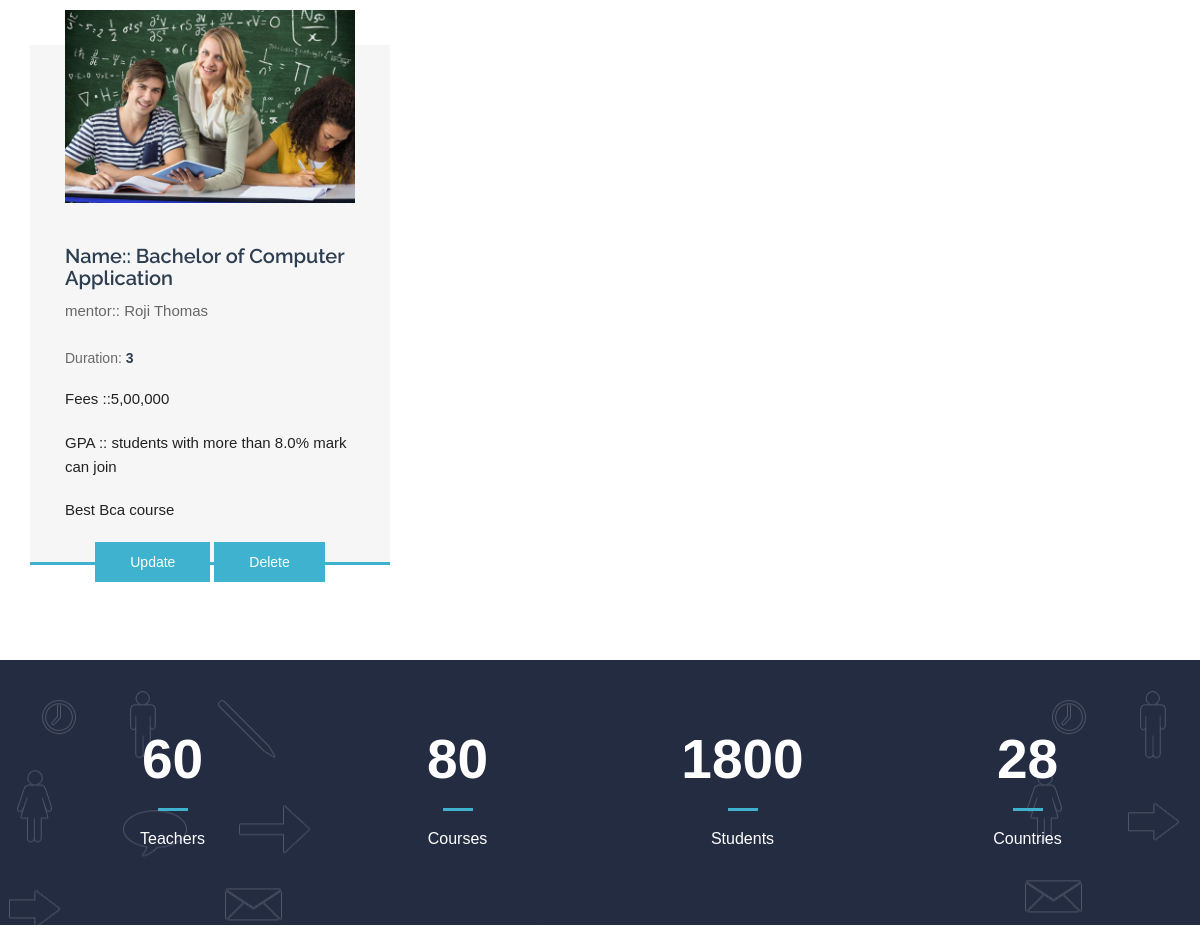
The app's page /view_Course (middle part), older data.
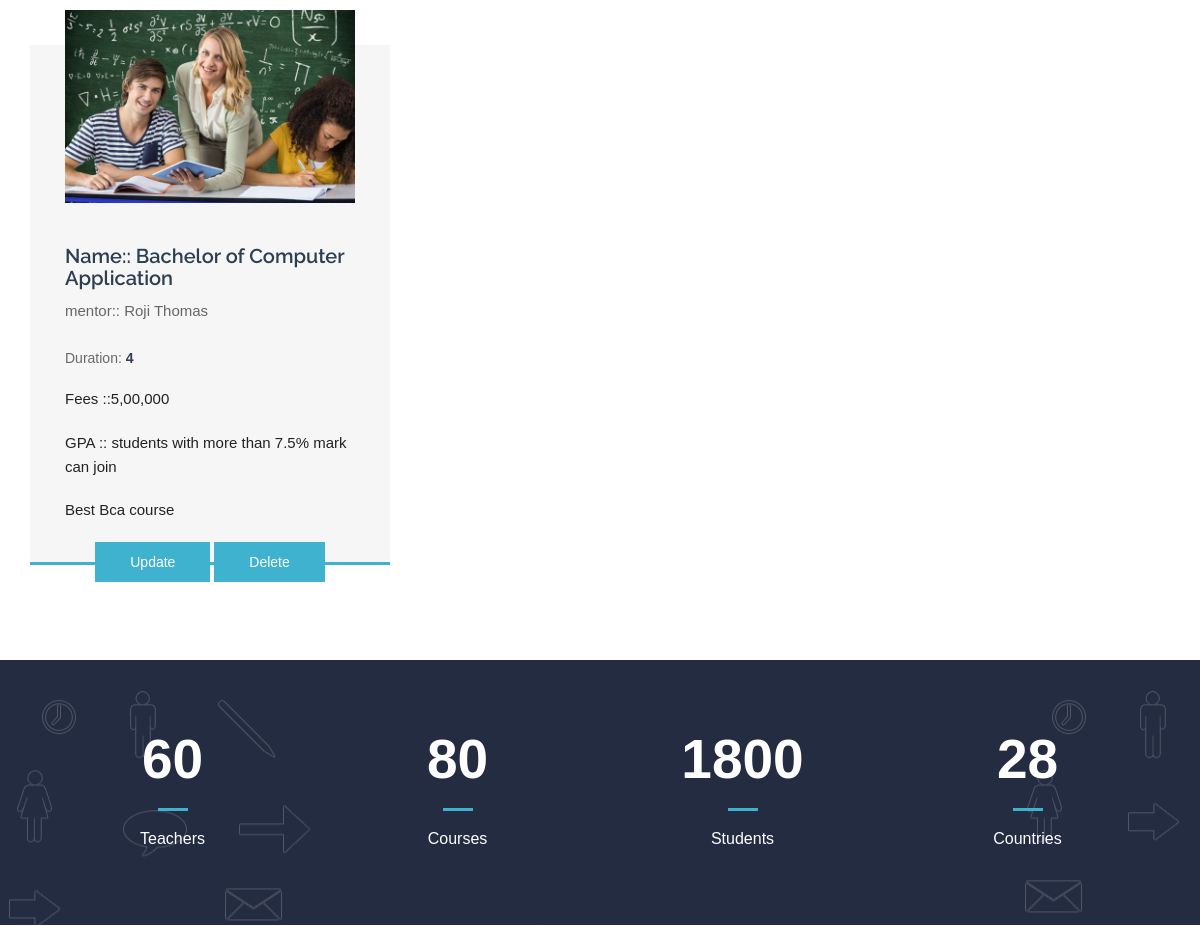
The same page, newer data.
### myapp/models.py (models this page shows)
class Course(models.Model):
    mentor=models.ForeignKey(Mentor,on_delete=models.CASCADE,null=True)
    clg=models.ForeignKey(College,on_delete=models.CASCADE)
    name=models.CharField(max_length=50,null=True)
    duration=models.CharField(max_length=50,null=True)
    fees=models.CharField(max_length=50,null=True)
    details=models.CharField(max_length=100,null=True)
    gpa=models.FloatField(null=True)

class Mentor(models.Model):
    user=models.ForeignKey(Login,on_delete=models.CASCADE)
    clg=models.ForeignKey(College,on_delete=models.CASCADE)
    name=models.CharField(max_length=30,null=True)
    email=models.EmailField()
    password=models.CharField(max_length=30,null=True)
    qualification=models.CharField(max_length=30,null=True)
    phone=models.CharField(max_length=30,null=True)
    location=models.CharField(max_length=30,null=True)

### myapp/views.py (the view)
# urls.py: path('view_Course',views.view_Course),
def view_Course(request):
    data=Course.objects.all()
    return render(request,'Mentor/view_Course.html',{'data':data})

### templates/Mentor/view_Course.html (shortened to what this page needs)
{% extends 'Mentor/common.html' %}
{% load static %}
{% block content %}
<div class="inner-page-wrapper course-wrapper">
    <div class="container">
      <div class="row offset-top-40">
        {% for i in data %}
        <div class="col-sm-6 col-md-4">
          <div class="single-item">
            <div class="single-item-image overlay-effect"> <a href="#"><img src="images/courses-img1.jpg" alt=""></a> </div>
            <div class="single-item-text">
              <h4><a href="">Name:: {{i.name}}</a></h4>
              <p><a href="">mentor:: {{i.mentor.name}}</a></p>
              <div class="single-item-text-info"> <span>Duration: <span>{{i.duration}}</span></span> </div>
              <p>Fees ::{{i.fees}}</p>
              <p>GPA :: students with more than {{i.gpa}}% mark can join </p>
              <p>{{i.details}}</p>
            </div>
            <div class="button-bottom"> <a  href="/update?id={{i.id}}"  class="btn button-default">Update</a>
             <a  href="/delCourse?id={{i.id}}"  class="btn button-default">Delete</a>
            </div>
          </div>
        </div>
      </div>
  {% endfor %}
    </div>
  </div>
  {% endblock %}

Row changes from the older to the newer data that the page shows:
changed Course "Bachelor of Computer Application": duration "3" → "4"; gpa "8.0" → "7.5"
